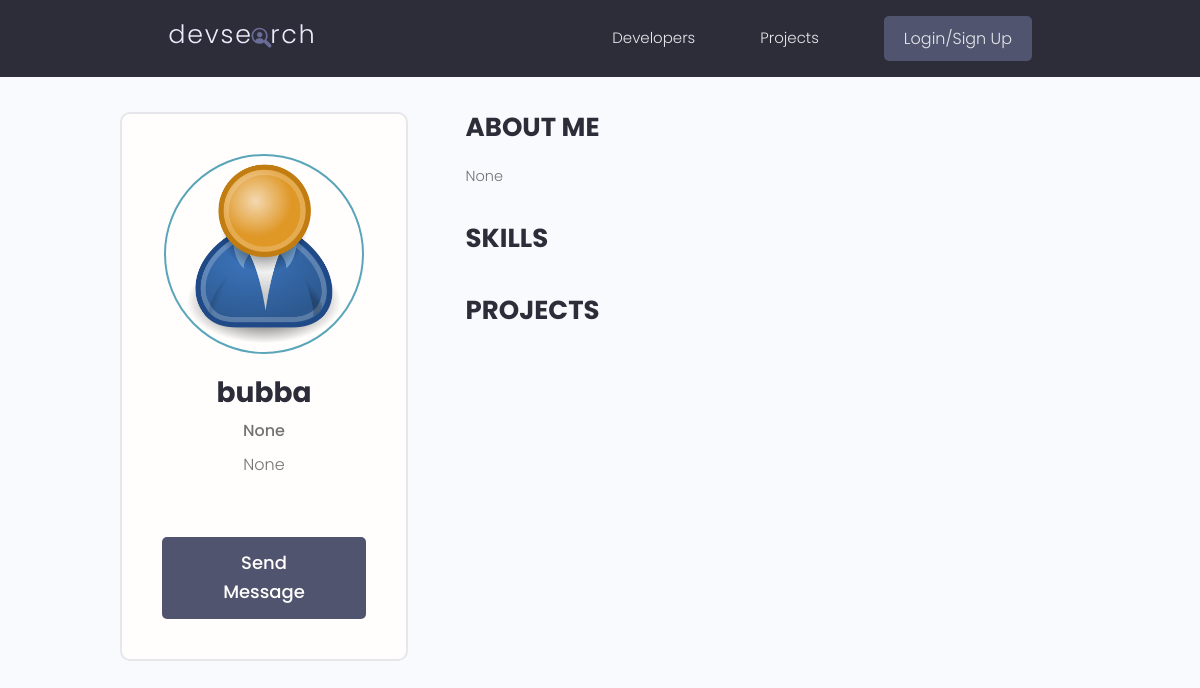
Before: /profile/00615a01-3d9b-42a7-997b-cc24f49283ca/ with the older database file.
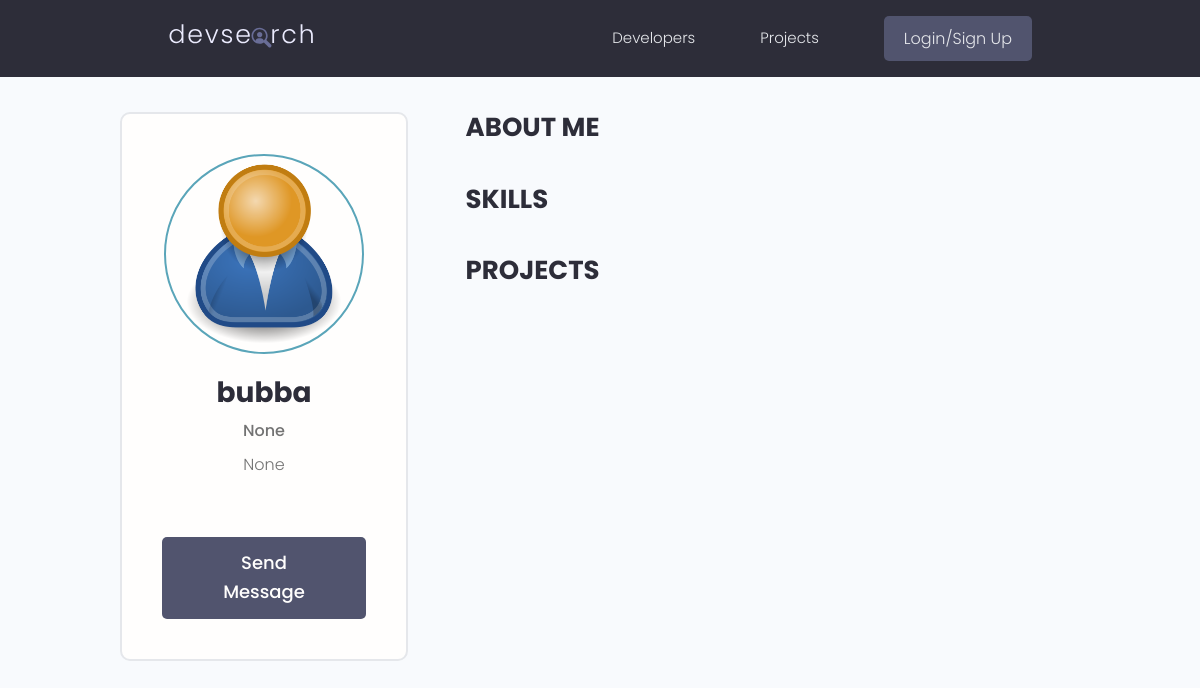
After: the same page with the newer database file.
### users/models.py (models this page shows, shortened)
class Profile(models.Model):
    user = models.OneToOneField(User, on_delete=models.CASCADE,
                                null=True, blank=True)
    name = models.CharField(max_length=200, blank=True, null=True)
    email = models.EmailField(max_length=500, blank=True, null=True)
    username = models.CharField(max_length=200, blank=True, null=True)
    location = models.CharField(max_length=200, blank=True, null=True)
    short_intro = models.CharField(max_length=500, blank=True, null=True)
    bio = models.TextField(blank=True, null=True)
    profile_image = models.ImageField(null=True, blank=True, upload_to='profiles/',
                                        default='profiles/user-default.png')
    social_github = models.CharField(max_length=200, blank=True, null=True)
    social_linkedin = models.CharField(max_length=200, blank=True, null=True)
    social_twitter = models.CharField(max_length=200, blank=True, null=True)
    social_youtube = models.CharField(max_length=200, blank=True, null=True)
    created = models.DateTimeField(auto_now_add=True)
    id = models.UUIDField(default=uuid.uuid4, unique=True,
                            primary_key=True, editable=False)

### users/views.py (the view)
# urls.py: path('profile/<str:pk>/', views.userProfile, name='user-profile'),
def userProfile(request, pk):
    profile = Profile.objects.get(id=pk)
    skills = profile.skill_set.all()
    context = {'profile': profile, 'skills': skills}
    return render(request, 'users/user-profile.html', context)

### users/templates/users/user-profile.html (shortened to what this page needs)
{% extends 'main.html' %}
{% block content %}
<main class="profile my-md">
    <div class="container">
      <div class="layout">
        <div class="column column--1of3">
          <div class="card text-center">
            <div class="card__body dev">
              <img class="avatar avatar--xl" src="{{profile.profile_image.url}}" />
              <h2 class="dev__name">{{profile.name}}</h2>
              <p class="dev__title">{{profile.short_intro}}</p>
              <p class="dev__location">{{profile.location}}</p>
              {% if request.user.profile.id != profile.id %}
              <a href="{% url 'create-message' profile.id %}" class="btn btn--sub btn--lg">Send Message </a>
              {% endif %}
            </div>
          </div>
        </div>
        <div class="column column--2of3">
          <div class="devInfo">
            <h3 class="devInfo__title">About Me</h3>
            <p class="devInfo__about">
                {{profile.bio}}
            </p>
          </div>
          <div class="devInfo">
            <h3 class="devInfo__title">Skills</h3>
          </div>
          <div class="devInfo">
            <h3 class="devInfo__title">Projects</h3>
          </div>
        </div>
      </div>
    </div>
  </main>
{% endblock %}

Changed rows visible on the page:
changed Profile "bubba": bio "None" → (not shown)
